Frame 1 (no input): blank canvas, image omitted
Frame 60 (the mouse pressed at the canvas centre just before this capture): blank canvas, image omitted
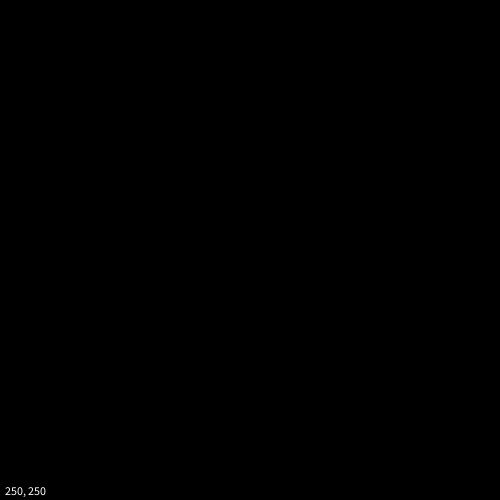
Frame 120 (the mouse held since frame 60 and released just before this capture)

The Processing sketch whose frames 1 and 60 were blank and that drew this single picture after the mouse press (run headless with seeded random() and noise(); from frame 60 on, the mouse is pressed at the canvas centre):

// Processing sketch: text_
// ── text_.pde
/* Spencer Mathews
 * 
 * Using text() function
 * text color is set using fill() (default=255)
 * 
 * Note: char between single quotes, Strings between double 
 *
 * started: 5/2016 
 */

int margin = 5;

void setup() {
  size(500,500);
}

void draw() {
  background(0);
  //fill(255);
  text(mouseX + ", " + mouseY, 0+margin, height-margin);  // note: single quotes will not work!
}
